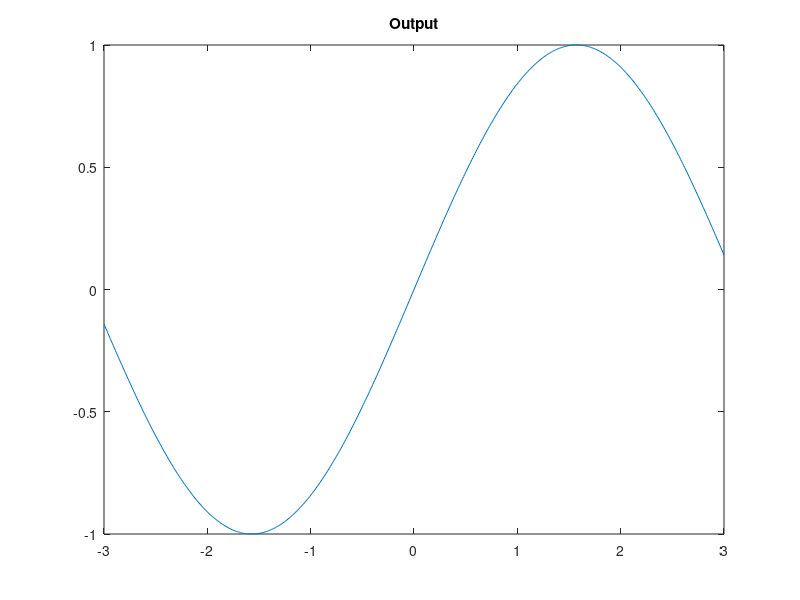

Reproduce this figure in MATLAB.
clear

rng('default')

r2 = randi(10);

disp(r2)

r2 = randi(10);
disp(r2)

t = -3:0.01:3;
y = sin(t);

fig = figure;

plot(t,y)
title('Output')

print(fig, 'myfigure.png', '-dpng');
